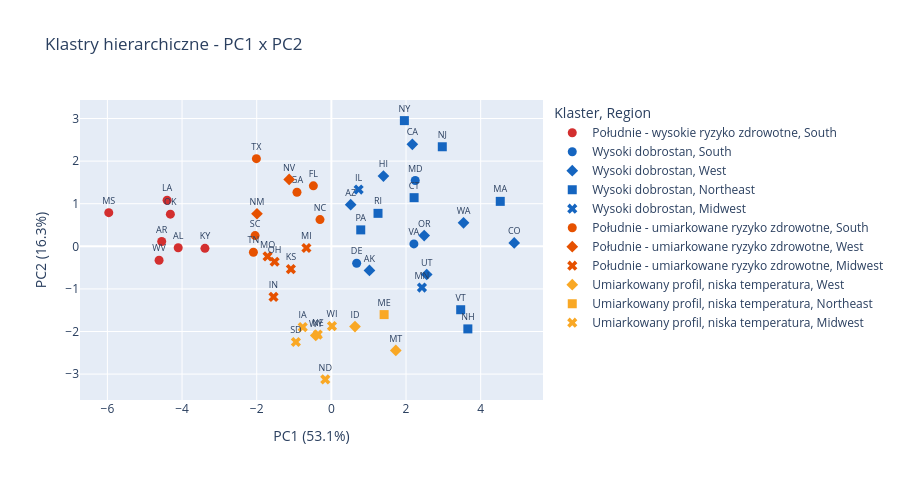

The cell this chart's notebook holds for it:
### Code cell
df_pca["Klaster"] = df_state["Klaster"].values

fig1 = px.scatter(
    df_pca,
    x="PC1",
    y="PC2",
    text="LocationAbbr",
    color="Klaster",
    color_discrete_map=CLUSTER_PALETTE,
    symbol="Region",
    hover_data={"LocationDesc": True, "Obesity": ":.1f", "NoActivity": ":.1f"},
    labels={
        "PC1": f"PC1 ({explained[0]*100:.1f}%)",
        "PC2": f"PC2 ({explained[1]*100:.1f}%)",
    },
    title="Klastry hierarchiczne - PC1 x PC2",
)
fig1.update_traces(textposition="top center", textfont_size=9, marker_size=9)
fig1.update_layout(height=480)
fig1.show()

### Figure 1 — Plotly figure (JSON) as saved in the notebook; plotly's stock layout.template omitted (floating-point values rounded to 4 significant figures)
{"data": [{"customdata": [["Alabama", 39.13, 29.9], ["Arkansas", 38.7, 31.4], ["Kentucky", 39, 28.45], ["Louisiana", 39.53, 29.27], ["Mississippi", 39.57, 32.07], ["Oklahoma", 39.37, 29.6], ["West Virginia", 40.93, 30.9]], "hovertemplate": "Klaster=Południe - wysokie ryzyko zdrowotne<br>Region=South<br>PC1 (53.1%)=%{x}<br>PC2 (16.3%)=%{y}<br>LocationAbbr=%{text}<br>LocationDesc=%{customdata[0]}<br>Obesity=%{customdata[1]:.1f}<br>NoActivity=%{customdata[2]:.1f}<extra></extra>", "legendgroup": "Południe - wysokie ryzyko zdrowotne, South", "marker": {"color": "#D32F2F", "size": 9, "symbol": "circle"}, "mode": "markers+text", "name": "Południe - wysokie ryzyko zdrowotne, South", "orientation": "v", "showlegend": true, "text": ["AL", "AR", "KY", "LA", "MS", "OK", "WV"], "textfont": {"size": 9}, "textposition": "top center", "type": "scatter", "x": [-4.103, -4.545, -3.387, -4.401, -5.963, -4.313, -4.616], "xaxis": "x", "y": [-0.0335, 0.1131, -0.04721, 1.08, 0.7891, 0.7545, -0.3281], "yaxis": "y"}, {"customdata": [["Delaware", 35.83, 25.57], ["Maryland", 33.87, 21.87], ["Virginia", 34.57, 21.37]], "hovertemplate": "Klaster=Wysoki dobrostan<br>Region=South<br>PC1 (53.1%)=%{x}<br>PC2 (16.3%)=%{y}<br>LocationAbbr=%{text}<br>LocationDesc=%{customdata[0]}<br>Obesity=%{customdata[1]:.1f}<br>NoActivity=%{customdata[2]:.1f}<extra></extra>", "legendgroup": "Wysoki dobrostan, South", "marker": {"color": "#1565C0", "size": 9, "symbol": "circle"}, "mode": "markers+text", "name": "Wysoki dobrostan, South", "orientation": "v", "showlegend": true, "text": ["DE", "MD", "VA"], "textfont": {"size": 9}, "textposition": "top center", "type": "scatter", "x": [0.6776, 2.247, 2.211], "xaxis": "x", "y": [-0.3986, 1.546, 0.05656], "yaxis": "y"}, {"customdata": [["Alaska", 33.6, 20.9], ["Arizona", 32.13, 22.47], ["California", 27.8, 21.63], ["Colorado", 25, 17], ["Hawaii", 25.67, 21], ["Oregon", 31.63, 19.43], ["Utah", 30.73, 16.8], ["Washington", 30.37, 17.8]], "hovertemplate": "Klaster=Wysoki dobrostan<br>Region=West<br>PC1 (53.1%)=%{x}<br>PC2 (16.3%)=%{y}<br>LocationAbbr=%{text}<br>LocationDesc=%{customdata[0]}<br>Obesity=%{customdata[1]:.1f}<br>NoActivity=%{customdata[2]:.1f}<extra></extra>", "legendgroup": "Wysoki dobrostan, West", "marker": {"color": "#1565C0", "size": 9, "symbol": "diamond"}, "mode": "markers+text", "name": "Wysoki dobrostan, West", "orientation": "v", "showlegend": true, "text": ["AK", "AZ", "CA", "CO", "HI", "OR", "UT", "WA"], "textfont": {"size": 9}, "textposition": "top center", "type": "scatter", "x": [1.02, 0.5174, 2.169, 4.899, 1.395, 2.487, 2.555, 3.541], "xaxis": "x", "y": [-0.5662, 0.9782, 2.395, 0.07886, 1.649, 0.2511, -0.6616, 0.5507], "yaxis": "y"}, {"customdata": [["Connecticut", 30.13, 23.83], ["Massachusetts", 27.33, 21.47], ["New Hampshire", 31.2, 20.4], ["New Jersey", 28.73, 23.87], ["New York", 29.07, 25.83], ["Pennsylvania", 33.35, 23.4], ["Rhode Island", 30.83, 24.93], ["Vermont", 28.2, 19.3]], "hovertemplate": "Klaster=Wysoki dobrostan<br>Region=Northeast<br>PC1 (53.1%)=%{x}<br>PC2 (16.3%)=%{y}<br>LocationAbbr=%{text}<br>LocationDesc=%{customdata[0]}<br>Obesity=%{customdata[1]:.1f}<br>NoActivity=%{customdata[2]:.1f}<extra></extra>", "legendgroup": "Wysoki dobrostan, Northeast", "marker": {"color": "#1565C0", "size": 9, "symbol": "square"}, "mode": "markers+text", "name": "Wysoki dobrostan, Northeast", "orientation": "v", "showlegend": true, "text": ["CT", "MA", "NH", "NJ", "NY", "PA", "RI", "VT"], "textfont": {"size": 9}, "textposition": "top center", "type": "scatter", "x": [2.216, 4.525, 3.656, 2.972, 1.956, 0.7868, 1.25, 3.465], "xaxis": "x", "y": [1.142, 1.055, -1.939, 2.337, 2.95, 0.3853, 0.7739, -1.489], "yaxis": "y"}, {"customdata": [["Illinois", 34.53, 23.8], ["Minnesota", 33.1, 21.17]], "hovertemplate": "Klaster=Wysoki dobrostan<br>Region=Midwest<br>PC1 (53.1%)=%{x}<br>PC2 (16.3%)=%{y}<br>LocationAbbr=%{text}<br>LocationDesc=%{customdata[0]}<br>Obesity=%{customdata[1]:.1f}<br>NoActivity=%{customdata[2]:.1f}<extra></extra>", "legendgroup": "Wysoki dobrostan, Midwest", "marker": {"color": "#1565C0", "size": 9, "symbol": "x"}, "mode": "markers+text", "name": "Wysoki dobrostan, Midwest", "orientation": "v", "showlegend": true, "text": ["IL", "MN"], "textfont": {"size": 9}, "textposition": "top center", "type": "scatter", "x": [0.7307, 2.427], "xaxis": "x", "y": [1.333, -0.9679], "yaxis": "y"}, {"customdata": [["Florida", 30.85, 24.95], ["Georgia", 35.3, 24.07], ["North Carolina", 34.7, 22.43], ["South Carolina", 35.7, 25.77], ["Tennessee", 37.17, 27.47], ["Texas", 35.33, 26.13]], "hovertemplate": "Klaster=Południe - umiarkowane ryzyko zdrowotne<br>Region=South<br>PC1 (53.1%)=%{x}<br>PC2 (16.3%)=%{y}<br>LocationAbbr=%{text}<br>LocationDesc=%{customdata[0]}<br>Obesity=%{customdata[1]:.1f}<br>NoActivity=%{customdata[2]:.1f}<extra></extra>", "legendgroup": "Południe - umiarkowane ryzyko zdrowotne, South", "marker": {"color": "#E65100", "size": 9, "symbol": "circle"}, "mode": "markers+text", "name": "Południe - umiarkowane ryzyko zdrowotne, South", "orientation": "v", "showlegend": true, "text": ["FL", "GA", "NC", "SC", "TN", "TX"], "textfont": {"size": 9}, "textposition": "top center", "type": "scatter", "x": [-0.482, -0.9214, -0.3044, -2.043, -2.088, -2.008], "xaxis": "x", "y": [1.42, 1.268, 0.6266, 0.2515, -0.1405, 2.058], "yaxis": "y"}, {"customdata": [["Nevada", 31.87, 25.33], ["New Mexico", 34.1, 23.73]], "hovertemplate": "Klaster=Południe - umiarkowane ryzyko zdrowotne<br>Region=West<br>PC1 (53.1%)=%{x}<br>PC2 (16.3%)=%{y}<br>LocationAbbr=%{text}<br>LocationDesc=%{customdata[0]}<br>Obesity=%{customdata[1]:.1f}<br>NoActivity=%{customdata[2]:.1f}<extra></extra>", "legendgroup": "Południe - umiarkowane ryzyko zdrowotne, West", "marker": {"color": "#E65100", "size": 9, "symbol": "diamond"}, "mode": "markers+text", "name": "Południe - umiarkowane ryzyko zdrowotne, West", "orientation": "v", "showlegend": true, "text": ["NV", "NM"], "textfont": {"size": 9}, "textposition": "top center", "type": "scatter", "x": [-1.13, -1.993], "xaxis": "x", "y": [1.569, 0.7645], "yaxis": "y"}, {"customdata": [["Indiana", 37.27, 25.93], ["Kansas", 35.87, 23.93], ["Michigan", 34.77, 24.1], ["Missouri", 36.33, 26.23], ["Ohio", 37.43, 25.8]], "hovertemplate": "Klaster=Południe - umiarkowane ryzyko zdrowotne<br>Region=Midwest<br>PC1 (53.1%)=%{x}<br>PC2 (16.3%)=%{y}<br>LocationAbbr=%{text}<br>LocationDesc=%{customdata[0]}<br>Obesity=%{customdata[1]:.1f}<br>NoActivity=%{customdata[2]:.1f}<extra></extra>", "legendgroup": "Południe - umiarkowane ryzyko zdrowotne, Midwest", "marker": {"color": "#E65100", "size": 9, "symbol": "x"}, "mode": "markers+text", "name": "Południe - umiarkowane ryzyko zdrowotne, Midwest", "orientation": "v", "showlegend": true, "text": ["IN", "KS", "MI", "MO", "OH"], "textfont": {"size": 9}, "textposition": "top center", "type": "scatter", "x": [-1.55, -1.084, -0.6686, -1.709, -1.52], "xaxis": "x", "y": [-1.188, -0.5358, -0.04021, -0.2373, -0.3625], "yaxis": "y"}, {"customdata": [["Idaho", 31.93, 21.03], ["Montana", 30.93, 20.13], ["Wyoming", 33.2, 23.9]], "hovertemplate": "Klaster=Umiarkowany profil, niska temperatura<br>Region=West<br>PC1 (53.1%)=%{x}<br>PC2 (16.3%)=%{y}<br>LocationAbbr=%{text}<br>LocationDesc=%{customdata[0]}<br>Obesity=%{customdata[1]:.1f}<br>NoActivity=%{customdata[2]:.1f}<extra></extra>", "legendgroup": "Umiarkowany profil, niska temperatura, West", "marker": {"color": "#F9A825", "size": 9, "symbol": "diamond"}, "mode": "markers+text", "name": "Umiarkowany profil, niska temperatura, West", "orientation": "v", "showlegend": true, "text": ["ID", "MT", "WY"], "textfont": {"size": 9}, "textposition": "top center", "type": "scatter", "x": [0.6328, 1.726, -0.4179], "xaxis": "x", "y": [-1.885, -2.445, -2.092], "yaxis": "y"}, {"customdata": [["Maine", 32.53, 23.9]], "hovertemplate": "Klaster=Umiarkowany profil, niska temperatura<br>Region=Northeast<br>PC1 (53.1%)=%{x}<br>PC2 (16.3%)=%{y}<br>LocationAbbr=%{text}<br>LocationDesc=%{customdata[0]}<br>Obesity=%{customdata[1]:.1f}<br>NoActivity=%{customdata[2]:.1f}<extra></extra>", "legendgroup": "Umiarkowany profil, niska temperatura, Northeast", "marker": {"color": "#F9A825", "size": 9, "symbol": "square"}, "mode": "markers+text", "name": "Umiarkowany profil, niska temperatura, Northeast", "orientation": "v", "showlegend": true, "text": ["ME"], "textfont": {"size": 9}, "textposition": "top center", "type": "scatter", "x": [1.413], "xaxis": "x", "y": [-1.604], "yaxis": "y"}, {"customdata": [["Iowa", 37.2, 24.9], ["Nebraska", 35.93, 24.23], ["North Dakota", 35.4, 23.67], ["South Dakota", 37.07, 24.1], ["Wisconsin", 35.83, 23]], "hovertemplate": "Klaster=Umiarkowany profil, niska temperatura<br>Region=Midwest<br>PC1 (53.1%)=%{x}<br>PC2 (16.3%)=%{y}<br>LocationAbbr=%{text}<br>LocationDesc=%{customdata[0]}<br>Obesity=%{customdata[1]:.1f}<br>NoActivity=%{customdata[2]:.1f}<extra></extra>", "legendgroup": "Umiarkowany profil, niska temperatura, Midwest", "marker": {"color": "#F9A825", "size": 9, "symbol": "x"}, "mode": "markers+text", "name": "Umiarkowany profil, niska temperatura, Midwest", "orientation": "v", "showlegend": true, "text": ["IA", "NE", "ND", "SD", "WI"], "textfont": {"size": 9}, "textposition": "top center", "type": "scatter", "x": [-0.7675, -0.3639, -0.1627, -0.9503, 0.01659], "xaxis": "x", "y": [-1.897, -2.073, -3.124, -2.247, -1.874], "yaxis": "y"}], "layout": {"height": 480, "legend": {"title": {"text": "Klaster, Region"}, "tracegroupgap": 0}, "title": {"text": "Klastry hierarchiczne - PC1 x PC2"}, "xaxis": {"anchor": "y", "domain": [0, 1], "title": {"text": "PC1 (53.1%)"}}, "yaxis": {"anchor": "x", "domain": [0, 1], "title": {"text": "PC2 (16.3%)"}}}}
